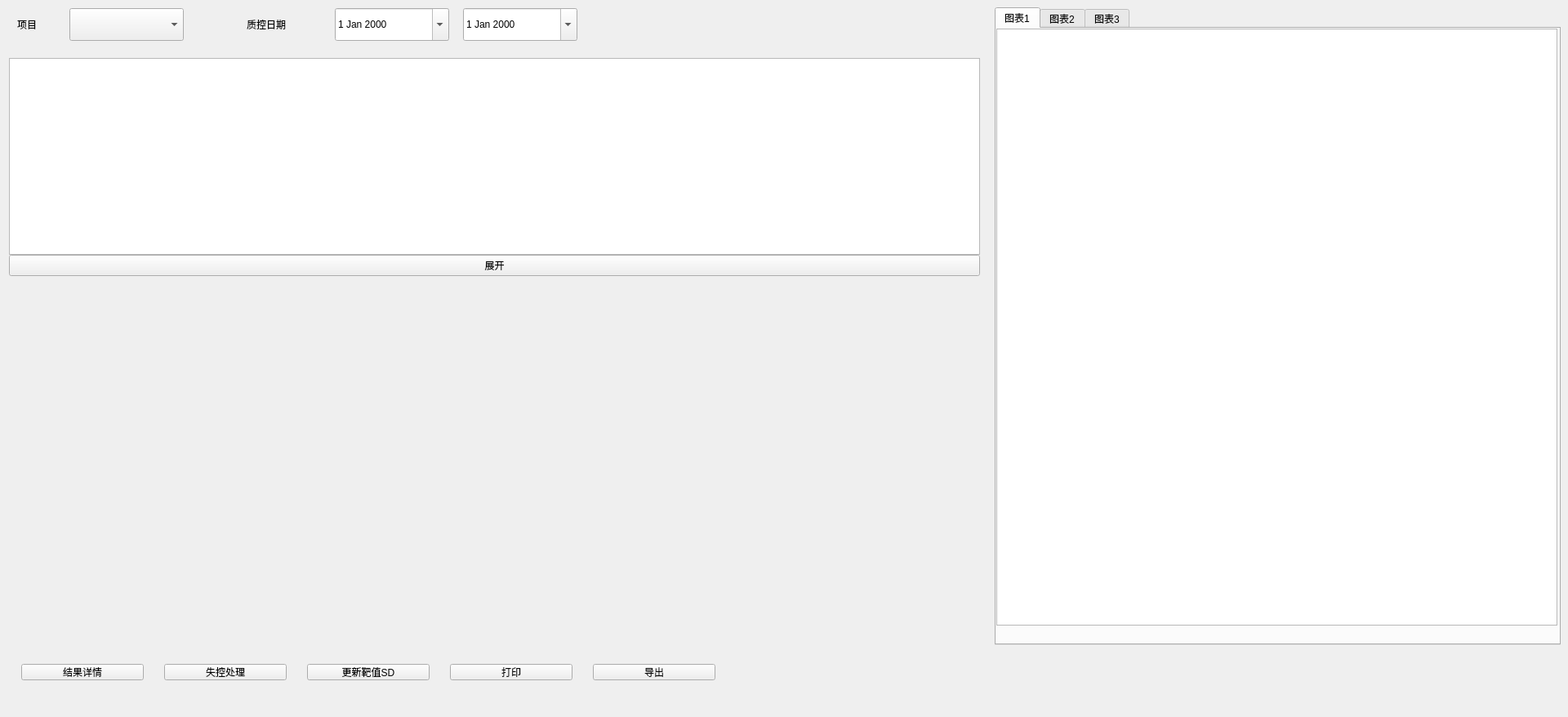
<?xml version="1.0" encoding="UTF-8"?>
<ui version="4.0">
 <class>QQcLeveyJennPage</class>
 <widget class="QWidget" name="QQcLeveyJennPage">
  <property name="geometry">
   <rect>
    <x>0</x>
    <y>0</y>
    <width>1920</width>
    <height>878</height>
   </rect>
  </property>
  <property name="windowTitle">
   <string>QQcLeveyJennPage</string>
  </property>
  <widget class="QTabWidget" name="QcResultTabWidget">
   <property name="geometry">
    <rect>
     <x>1218</x>
     <y>9</y>
     <width>693</width>
     <height>781</height>
    </rect>
   </property>
   <property name="currentIndex">
    <number>0</number>
   </property>
   <widget class="QWidget" name="QcResultTbl1Widget">
    <attribute name="title">
     <string>图表1</string>
    </attribute>
    <widget class="QTableView" name="QcResultTbl1">
     <property name="geometry">
      <rect>
       <x>0</x>
       <y>0</y>
       <width>687</width>
       <height>731</height>
      </rect>
     </property>
     <property name="sizeAdjustPolicy">
      <enum>QAbstractScrollArea::AdjustToContents</enum>
     </property>
     <property name="editTriggers">
      <set>QAbstractItemView::NoEditTriggers</set>
     </property>
     <property name="selectionMode">
      <enum>QAbstractItemView::SingleSelection</enum>
     </property>
     <property name="selectionBehavior">
      <enum>QAbstractItemView::SelectRows</enum>
     </property>
     <property name="showGrid">
      <bool>false</bool>
     </property>
     <attribute name="verticalHeaderVisible">
      <bool>false</bool>
     </attribute>
     <attribute name="verticalHeaderDefaultSectionSize">
      <number>48</number>
     </attribute>
    </widget>
   </widget>
   <widget class="QWidget" name="QcResultTbl2Widget">
    <attribute name="title">
     <string>图表2</string>
    </attribute>
    <widget class="QTableView" name="QcResultTbl2">
     <property name="geometry">
      <rect>
       <x>0</x>
       <y>0</y>
       <width>687</width>
       <height>731</height>
      </rect>
     </property>
     <property name="sizeAdjustPolicy">
      <enum>QAbstractScrollArea::AdjustToContents</enum>
     </property>
     <property name="editTriggers">
      <set>QAbstractItemView::NoEditTriggers</set>
     </property>
     <property name="selectionMode">
      <enum>QAbstractItemView::SingleSelection</enum>
     </property>
     <property name="selectionBehavior">
      <enum>QAbstractItemView::SelectRows</enum>
     </property>
     <property name="showGrid">
      <bool>false</bool>
     </property>
     <attribute name="verticalHeaderVisible">
      <bool>false</bool>
     </attribute>
     <attribute name="verticalHeaderDefaultSectionSize">
      <number>48</number>
     </attribute>
    </widget>
   </widget>
   <widget class="QWidget" name="QcResultTbl3Widget">
    <attribute name="title">
     <string>图表3</string>
    </attribute>
    <widget class="QTableView" name="QcResultTbl3">
     <property name="geometry">
      <rect>
       <x>0</x>
       <y>0</y>
       <width>687</width>
       <height>731</height>
      </rect>
     </property>
     <property name="sizeAdjustPolicy">
      <enum>QAbstractScrollArea::AdjustToContents</enum>
     </property>
     <property name="editTriggers">
      <set>QAbstractItemView::NoEditTriggers</set>
     </property>
     <property name="selectionMode">
      <enum>QAbstractItemView::SingleSelection</enum>
     </property>
     <property name="selectionBehavior">
      <enum>QAbstractItemView::SelectRows</enum>
     </property>
     <property name="showGrid">
      <bool>false</bool>
     </property>
     <attribute name="verticalHeaderVisible">
      <bool>false</bool>
     </attribute>
     <attribute name="verticalHeaderDefaultSectionSize">
      <number>48</number>
     </attribute>
    </widget>
   </widget>
  </widget>
  <widget class="QPushButton" name="DetailBtn">
   <property name="geometry">
    <rect>
     <x>26</x>
     <y>813</y>
     <width>150</width>
     <height>20</height>
    </rect>
   </property>
   <property name="sizePolicy">
    <sizepolicy hsizetype="Minimum" vsizetype="Fixed">
     <horstretch>0</horstretch>
     <verstretch>0</verstretch>
    </sizepolicy>
   </property>
   <property name="minimumSize">
    <size>
     <width>0</width>
     <height>0</height>
    </size>
   </property>
   <property name="maximumSize">
    <size>
     <width>16777215</width>
     <height>16777215</height>
    </size>
   </property>
   <property name="text">
    <string>结果详情</string>
   </property>
   <property name="buttons" stdset="0">
    <string>flat</string>
   </property>
  </widget>
  <widget class="QPushButton" name="PrintBtn">
   <property name="geometry">
    <rect>
     <x>551</x>
     <y>813</y>
     <width>150</width>
     <height>20</height>
    </rect>
   </property>
   <property name="minimumSize">
    <size>
     <width>0</width>
     <height>0</height>
    </size>
   </property>
   <property name="maximumSize">
    <size>
     <width>16777215</width>
     <height>16777215</height>
    </size>
   </property>
   <property name="text">
    <string>打印</string>
   </property>
   <property name="buttons" stdset="0">
    <string>flat</string>
   </property>
  </widget>
  <widget class="QPushButton" name="OutCtrlBtn">
   <property name="geometry">
    <rect>
     <x>201</x>
     <y>813</y>
     <width>150</width>
     <height>20</height>
    </rect>
   </property>
   <property name="minimumSize">
    <size>
     <width>0</width>
     <height>0</height>
    </size>
   </property>
   <property name="maximumSize">
    <size>
     <width>16777215</width>
     <height>16777215</height>
    </size>
   </property>
   <property name="text">
    <string>失控处理</string>
   </property>
   <property name="buttons" stdset="0">
    <string>flat</string>
   </property>
  </widget>
  <widget class="QPushButton" name="TargetValUpdateBtn">
   <property name="geometry">
    <rect>
     <x>376</x>
     <y>813</y>
     <width>150</width>
     <height>20</height>
    </rect>
   </property>
   <property name="minimumSize">
    <size>
     <width>0</width>
     <height>0</height>
    </size>
   </property>
   <property name="maximumSize">
    <size>
     <width>16777215</width>
     <height>16777215</height>
    </size>
   </property>
   <property name="text">
    <string>更新靶值SD</string>
   </property>
   <property name="buttons" stdset="0">
    <string>flat</string>
   </property>
  </widget>
  <widget class="QDateEdit" name="QcEndDateEdit">
   <property name="geometry">
    <rect>
     <x>567</x>
     <y>10</y>
     <width>140</width>
     <height>40</height>
    </rect>
   </property>
   <property name="minimumSize">
    <size>
     <width>140</width>
     <height>40</height>
    </size>
   </property>
   <property name="maximumSize">
    <size>
     <width>140</width>
     <height>40</height>
    </size>
   </property>
   <property name="calendarPopup">
    <bool>true</bool>
   </property>
  </widget>
  <widget class="QComboBox" name="AssayCombo">
   <property name="geometry">
    <rect>
     <x>85</x>
     <y>10</y>
     <width>140</width>
     <height>40</height>
    </rect>
   </property>
   <property name="minimumSize">
    <size>
     <width>140</width>
     <height>40</height>
    </size>
   </property>
   <property name="maximumSize">
    <size>
     <width>170</width>
     <height>40</height>
    </size>
   </property>
  </widget>
  <widget class="QLabel" name="AssayLab">
   <property name="geometry">
    <rect>
     <x>21</x>
     <y>10</y>
     <width>61</width>
     <height>40</height>
    </rect>
   </property>
   <property name="minimumSize">
    <size>
     <width>0</width>
     <height>40</height>
    </size>
   </property>
   <property name="maximumSize">
    <size>
     <width>74</width>
     <height>40</height>
    </size>
   </property>
   <property name="text">
    <string>项目</string>
   </property>
  </widget>
  <widget class="QLabel" name="QcDateLab">
   <property name="geometry">
    <rect>
     <x>302</x>
     <y>10</y>
     <width>98</width>
     <height>40</height>
    </rect>
   </property>
   <property name="minimumSize">
    <size>
     <width>0</width>
     <height>40</height>
    </size>
   </property>
   <property name="maximumSize">
    <size>
     <width>98</width>
     <height>40</height>
    </size>
   </property>
   <property name="text">
    <string>质控日期</string>
   </property>
  </widget>
  <widget class="QDateEdit" name="QcStartDateEdit">
   <property name="geometry">
    <rect>
     <x>410</x>
     <y>10</y>
     <width>140</width>
     <height>40</height>
    </rect>
   </property>
   <property name="minimumSize">
    <size>
     <width>140</width>
     <height>40</height>
    </size>
   </property>
   <property name="maximumSize">
    <size>
     <width>140</width>
     <height>40</height>
    </size>
   </property>
   <property name="calendarPopup">
    <bool>true</bool>
   </property>
  </widget>
  <widget class="QPushButton" name="ExportBtn">
   <property name="geometry">
    <rect>
     <x>726</x>
     <y>813</y>
     <width>150</width>
     <height>20</height>
    </rect>
   </property>
   <property name="minimumSize">
    <size>
     <width>0</width>
     <height>0</height>
    </size>
   </property>
   <property name="maximumSize">
    <size>
     <width>16777215</width>
     <height>16777215</height>
    </size>
   </property>
   <property name="text">
    <string>导出</string>
   </property>
   <property name="buttons" stdset="0">
    <string>flat</string>
   </property>
  </widget>
  <widget class="QWidget" name="layoutWidget">
   <property name="geometry">
    <rect>
     <x>0</x>
     <y>60</y>
     <width>1211</width>
     <height>725</height>
    </rect>
   </property>
   <layout class="QVBoxLayout" name="verticalLayout" stretch="0,0,0,0">
    <property name="spacing">
     <number>0</number>
    </property>
    <item>
     <widget class="QTableView" name="QcInfoTable">
      <property name="minimumSize">
       <size>
        <width>0</width>
        <height>241</height>
       </size>
      </property>
      <property name="sizeAdjustPolicy">
       <enum>QAbstractScrollArea::AdjustToContents</enum>
      </property>
      <property name="editTriggers">
       <set>QAbstractItemView::NoEditTriggers</set>
      </property>
      <property name="selectionMode">
       <enum>QAbstractItemView::SingleSelection</enum>
      </property>
      <property name="selectionBehavior">
       <enum>QAbstractItemView::SelectRows</enum>
      </property>
      <property name="showGrid">
       <bool>false</bool>
      </property>
      <attribute name="horizontalHeaderStretchLastSection">
       <bool>false</bool>
      </attribute>
      <attribute name="verticalHeaderVisible">
       <bool>false</bool>
      </attribute>
      <attribute name="verticalHeaderDefaultSectionSize">
       <number>48</number>
      </attribute>
      <attribute name="verticalHeaderMinimumSectionSize">
       <number>25</number>
      </attribute>
     </widget>
    </item>
    <item>
     <widget class="QPushButton" name="Expend">
      <property name="text">
       <string>展开</string>
      </property>
     </widget>
    </item>
    <item>
     <spacer name="verticalSpacer">
      <property name="orientation">
       <enum>Qt::Vertical</enum>
      </property>
      <property name="sizeType">
       <enum>QSizePolicy::Minimum</enum>
      </property>
      <property name="sizeHint" stdset="0">
       <size>
        <width>20</width>
        <height>6</height>
       </size>
      </property>
     </spacer>
    </item>
    <item>
     <widget class="LeveyJennPlot" name="LjGraphic" native="true">
      <property name="sizePolicy">
       <sizepolicy hsizetype="Preferred" vsizetype="Preferred">
        <horstretch>0</horstretch>
        <verstretch>0</verstretch>
       </sizepolicy>
      </property>
      <property name="minimumSize">
       <size>
        <width>0</width>
        <height>453</height>
       </size>
      </property>
     </widget>
    </item>
   </layout>
  </widget>
 </widget>
 <layoutdefault spacing="6" margin="11"/>
 <customwidgets>
  <customwidget>
   <class>LeveyJennPlot</class>
   <extends>QWidget</extends>
   <header>LeveyJennPlot.h</header>
   <container>1</container>
  </customwidget>
 </customwidgets>
 <resources/>
 <connections/>
</ui>
